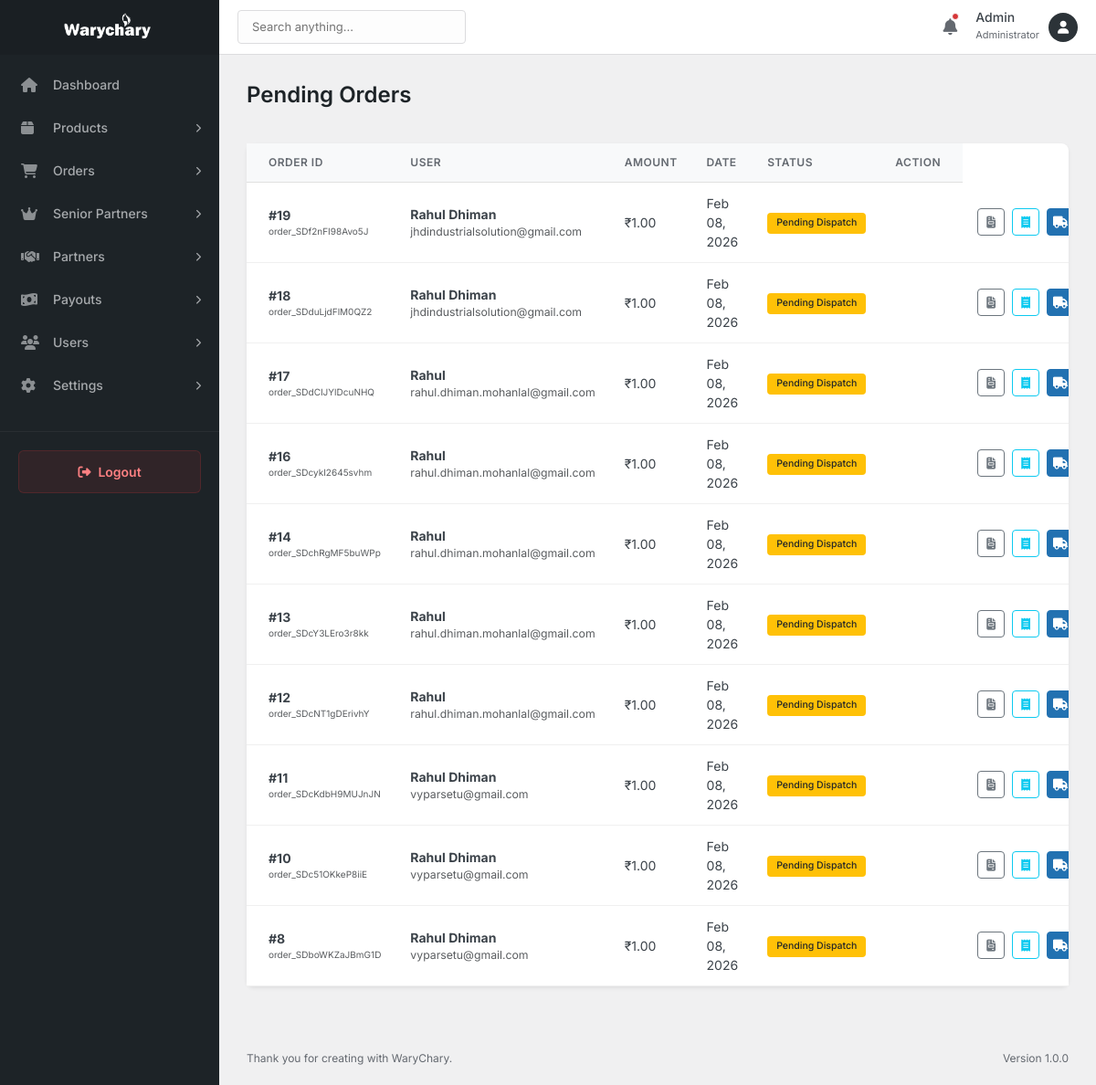
Page /admin/orders/pending-orders.php (signed in) on the earlier database version.
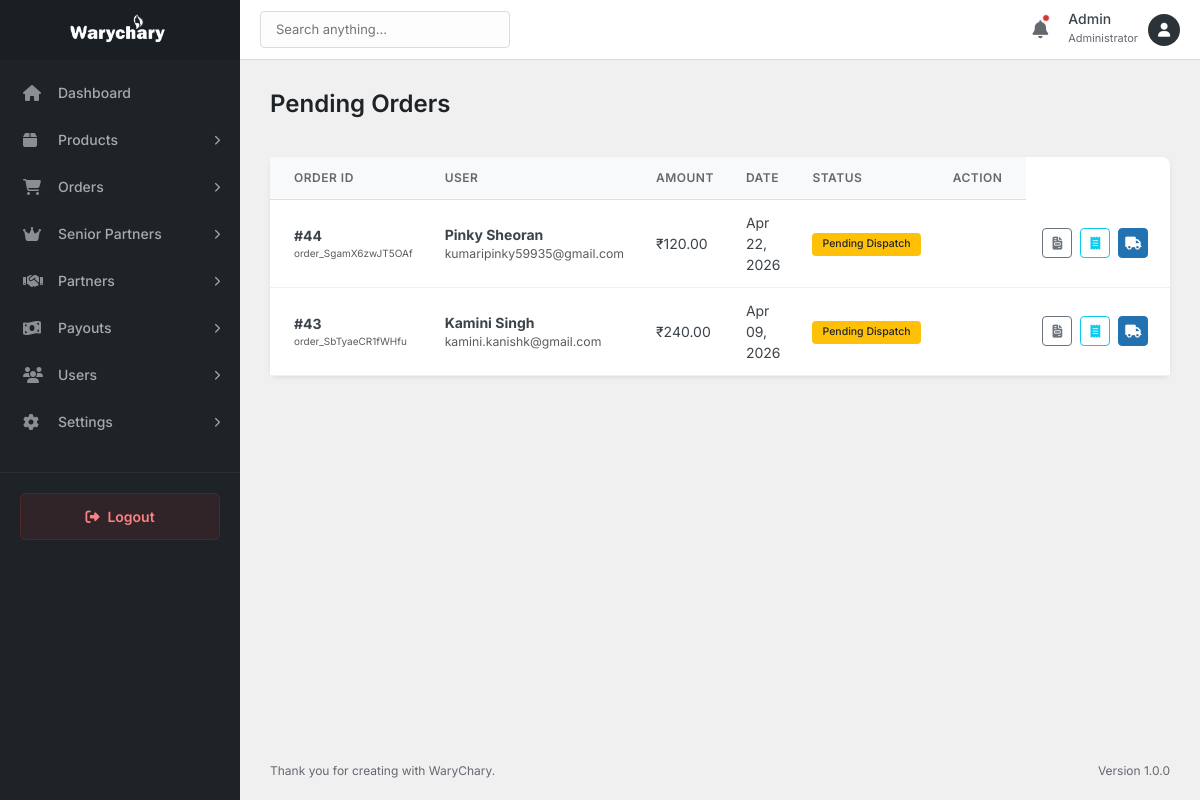
Same page on the later database version.
### tables this page shows
CREATE TABLE `orders` (
  `id` int(11) NOT NULL AUTO_INCREMENT,
  `order_id` varchar(50) NOT NULL,
  `user_id` int(11) DEFAULT NULL,
  `customer_name` varchar(100) NOT NULL,
  `customer_email` varchar(100) NOT NULL,
  `customer_mobile` varchar(20) NOT NULL,
  `shipping_address` text NOT NULL,
  `shipping_city` varchar(100) NOT NULL,
  `shipping_state` varchar(100) NOT NULL,
  `shipping_pincode` varchar(20) NOT NULL,
  `total_amount` decimal(10,2) NOT NULL,
  `payment_status` enum('pending','paid','failed') DEFAULT 'pending',
  `payment_id` varchar(100) DEFAULT NULL,
  `partner_id` int(11) DEFAULT NULL,
  `senior_partner_id` int(11) DEFAULT NULL,
  `created_at` timestamp NULL DEFAULT current_timestamp(),
  `updated_at` timestamp NULL DEFAULT current_timestamp() ON UPDATE current_timestamp(),
  `courier_name` varchar(255) DEFAULT NULL,
  `tracking_id` varchar(255) DEFAULT NULL,
  `dispatched_from` varchar(255) DEFAULT NULL,
  `dispatched_date` datetime DEFAULT NULL,
  `status` varchar(50) DEFAULT 'pending',
  PRIMARY KEY (`id`),
  UNIQUE KEY `order_id` (`order_id`),
  KEY `user_id` (`user_id`),
  KEY `partner_id` (`partner_id`),
  KEY `senior_partner_id` (`senior_partner_id`),
  CONSTRAINT `orders_ibfk_1` FOREIGN KEY (`user_id`) REFERENCES `users` (`id`) ON DELETE SET NULL,
  CONSTRAINT `orders_ibfk_2` FOREIGN KEY (`partner_id`) REFERENCES `partners` (`id`) ON DELETE SET NULL,
  CONSTRAINT `orders_ibfk_3` FOREIGN KEY (`senior_partner_id`) REFERENCES `senior_partners` (`id`) ON DELETE SET NULL
);

CREATE TABLE `users` (
  `id` int(11) NOT NULL AUTO_INCREMENT,
  `partner_id` int(11) DEFAULT NULL,
  `name` varchar(255) NOT NULL,
  `email` varchar(255) NOT NULL,
  `mobile` varchar(20) NOT NULL,
  `gender` enum('Male','Female','Other') NOT NULL,
  `image` varchar(255) DEFAULT NULL,
  `state` varchar(100) NOT NULL,
  `city` varchar(100) NOT NULL,
  `pincode` varchar(20) NOT NULL,
  `address` text NOT NULL,
  `password` varchar(255) NOT NULL,
  `status` enum('active','inactive') DEFAULT 'active',
  `created_at` timestamp NULL DEFAULT current_timestamp(),
  `updated_at` timestamp NULL DEFAULT current_timestamp() ON UPDATE current_timestamp(),
  PRIMARY KEY (`id`),
  UNIQUE KEY `email` (`email`),
  KEY `partner_id` (`partner_id`),
  CONSTRAINT `users_ibfk_1` FOREIGN KEY (`partner_id`) REFERENCES `partners` (`id`) ON DELETE SET NULL
);

### admin/orders/pending-orders.php (the view, shortened to what this page needs)
<?php
include_once '../includes/header.php';
$database = new Database();
$db = $database->getConnection();
$limit = 10;
$page_num = isset($_GET['page']) ? (int)$_GET['page'] : 1;
$offset = ($page_num - 1) * $limit;
$sql = "SELECT o.*, u.name as user_name, u.email as user_email
        FROM orders o
        LEFT JOIN users u ON o.user_id = u.id
        WHERE o.payment_status IN ('captured', 'paid', 'success') AND o.dispatched_date IS NULL
        ORDER BY o.created_at DESC
        LIMIT :limit OFFSET :offset";
$stmt = $db->prepare($sql);
$stmt->bindValue(':limit', $limit, PDO::PARAM_INT);
$stmt->bindValue(':offset', $offset, PDO::PARAM_INT);
$stmt->execute();
$orders = $stmt->fetchAll(PDO::FETCH_ASSOC);
?>
<div class="page-header">
    <h1 class="page-title">Pending Orders</h1>
</div>
<div class="card border-0 shadow-sm">
    <div class="card-body p-0">
        <div class="table-responsive">
            <table class="table table-hover align-middle mb-0">
                <thead class="bg-light">
                    <tr>
                        <th class="ps-4">Order ID</th>
                        <th>User</th>
                        <th>Amount</th>
                        <th>Date</th>
                        <th>Status</th>
                        <th class="text-end pe-4">Action</th>
                    </tr>
                </thead>
                <tbody>
                    <?php if (count($orders) > 0): ?>
                        <?php foreach ($orders as $order): ?>
                            <tr>
                                <td class="ps-4 fw-bold">
                                    #<?php echo htmlspecialchars($order['id']); ?>
                                    <div class="small text-muted fw-normal" style="font-size: 10px;"><?php echo htmlspecialchars($order['order_id']); ?></div>
                                </td>
                                <td>
                                    <div class="d-flex flex-column">
                                        <span class="fw-bold"><?php echo htmlspecialchars($order['user_name']); ?></span>
                                        <small class="text-muted"><?php echo htmlspecialchars($order['user_email']); ?></small>
                                    </div>
                                </td>
                                <td>₹<?php echo number_format($order['total_amount'], 2); ?></td>
                                <td><?php echo date('M d, Y', strtotime($order['created_at'])); ?></td>
                                <td><span class="badge bg-warning text-dark">Pending Dispatch</span></td>
                                <td class="text-end pe-4">
                                <td class="text-end pe-4">
                                     <div class="d-flex gap-2 justify-content-end">
                                        <a href="download-invoice.php?id=<?php echo $order['id']; ?>" class="btn btn-sm btn-outline-secondary btn-icon" title="Download Invoice" target="_blank">
                                            <i class="fas fa-file-invoice"></i>
                                        </a>
                                        <a href="courier-receipt.php?id=<?php echo $order['id']; ?>" class="btn btn-sm btn-outline-info btn-icon" title="Courier Receipt" target="_blank">
                                            <i class="fas fa-receipt"></i>
                                        </a>
                                        <button type="button"
                                                class="btn btn-sm btn-primary dispatch-btn btn-icon"
                                                data-bs-toggle="modal"
                                                data-bs-target="#dispatchModal"
                                                data-order-id="<?php echo $order['id']; ?>"
                                                data-public-id="<?php echo $order['order_id']; ?>"
                                                title="Dispatch Order">
                                            <i class="fas fa-truck"></i>
                                        </button>
                                    </div>
                                </td>
                            </tr>
                        <?php endforeach; ?>
                    <?php else: ?>
                        <tr>
                            <td colspan="6" class="text-center py-4 text-muted">No pending orders found.</td>
                        </tr>
                    <?php endif; ?>
                </tbody>
            </table>
        </div>
    </div>
</div>
<?php include_once '../includes/footer.php'; ?>

Differences in the rows shown:
removed orders: id "19", order "order_SDf2nFI98Avo5J", user.name "Rahul Dhiman", user.email "jhdindustrialsolution@gmail.com", total_amount "1.00", created_at "Feb 08, 2026"
removed orders: id "18", order "order_SDduLjdFlM0QZ2", user.name "Rahul Dhiman", user.email "jhdindustrialsolution@gmail.com", total_amount "1.00", created_at "Feb 08, 2026"
removed orders: id "17", order "order_SDdCIJYlDcuNHQ", user.name "Rahul", user.email "rahul.dhiman.mohanlal@gmail.com", total_amount "1.00", created_at "Feb 08, 2026"
removed orders: id "16", order "order_SDcykI2645svhm", user.name "Rahul", user.email "rahul.dhiman.mohanlal@gmail.com", total_amount "1.00", created_at "Feb 08, 2026"
removed orders: id "14", order "order_SDchRgMF5buWPp", user.name "Rahul", user.email "rahul.dhiman.mohanlal@gmail.com", total_amount "1.00", created_at "Feb 08, 2026"
removed orders: id "13", order "order_SDcY3LEro3r8kk", user.name "Rahul", user.email "rahul.dhiman.mohanlal@gmail.com", total_amount "1.00", created_at "Feb 08, 2026"
removed orders: id "12", order "order_SDcNT1gDErivhY", user.name "Rahul", user.email "rahul.dhiman.mohanlal@gmail.com", total_amount "1.00", created_at "Feb 08, 2026"
removed orders: id "11", order "order_SDcKdbH9MUJnJN", user.name "Rahul Dhiman", user.email "vyparsetu@gmail.com", total_amount "1.00", created_at "Feb 08, 2026"
removed orders: id "10", order "order_SDc51OKkeP8iiE", user.name "Rahul Dhiman", user.email "vyparsetu@gmail.com", total_amount "1.00", created_at "Feb 08, 2026"
removed orders: id "8", order "order_SDboWKZaJBmG1D", user.name "Rahul Dhiman", user.email "vyparsetu@gmail.com", total_amount "1.00", created_at "Feb 08, 2026"
added orders: id "44", order "order_SgamX6zwJT5OAf", user.name "Pinky Sheoran", user.email "kumaripinky59935@gmail.com", total_amount "120.00", created_at "Apr 22, 2026"
added orders: id "43", order "order_SbTyaeCR1fWHfu", user.name "Kamini Singh", user.email "kamini.kanishk@gmail.com", total_amount "240.00", created_at "Apr 09, 2026"
